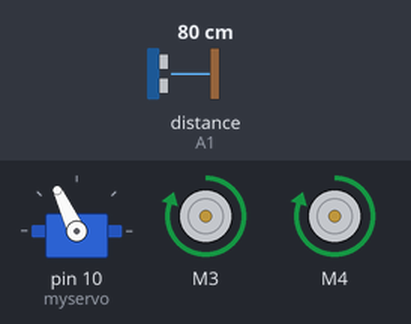
A sketch run on a simulated Arduino Uno, built with avr-gcc and run on an emulated ATmega328P. Parts: servo, 2 × DC motor (green arrow = forward, orange = backward, longer = faster). Inputs (shaded band) come from the test bench; at power-on: distance to the obstacle (sensor on A1) 80 cm. The echo pulse lasts 58.3 µs per cm.

Above: at 4.0 s.
4.1 s: distance to the obstacle (sensor on A1) set to 27 cm
5.6 s: distance to the obstacle (sensor on A1) set to 23 cm
At 7.4 s:
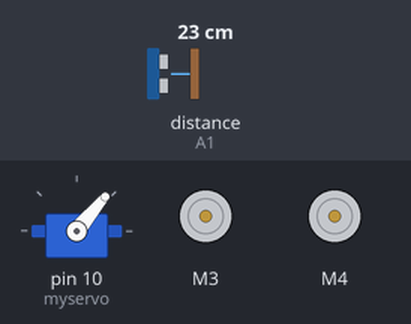
8.6 s: distance to the obstacle (sensor on A1) set to 35 cm
At 9.1 s:
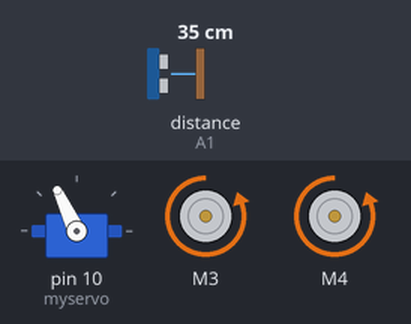
11.5 s: distance to the obstacle (sensor on A1) set to 2 cm
At 14.0 s:
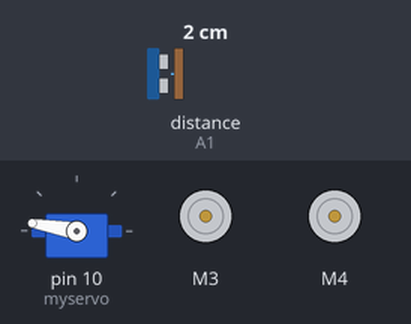
14.5 s: distance to the obstacle (sensor on A1) set to 60 cm
At 15.17 s:
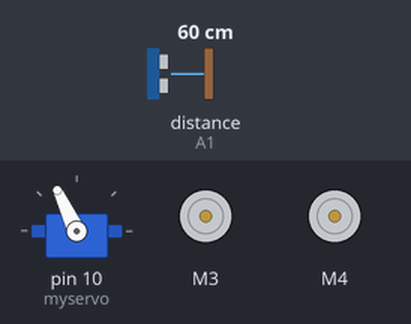
Timing chart, 0 to 17.5 s (numbered marks = the images above; inputs shaded):
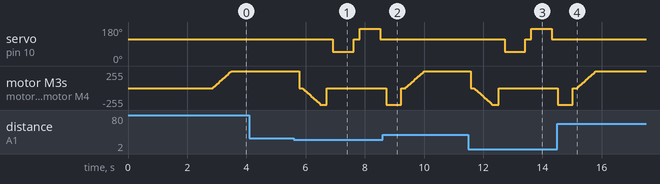

The sketch:

ARDUINO_OBSTACLE_AVOIDING_CAR.ino
```cpp
//ARDUINO OBSTACLE AVOIDING CAR Video - https://youtu.be/h-B42_HXL00//
// Before uploading the code you have to install the necessary library//
//AFMotor Library https://learn.adafruit.com/adafruit-motor-shield/library-install //
//NewPing Library https://github.com/eliteio/Arduino_New_Ping.git //
//Servo Library https://github.com/arduino-libraries/Servo.git //

#include <AFMotor.h>
#include <NewPing.h>
#include <Servo.h>

#define TRIG_PIN A0
#define ECHO_PIN A1
#define MAX_DISTANCE 50
#define MAX_SPEED 255 // sets speed of DC  motors
#define MAX_SPEED_OFFSET 20


NewPing sonar(TRIG_PIN, ECHO_PIN, MAX_DISTANCE);
AF_DCMotor motor3(3, MOTOR34_64KHZ);
AF_DCMotor motor4(4, MOTOR34_64KHZ);
Servo myservo;

boolean goesForward=false;
int distance = 50;
int speedSet = 0;

void setup() {

  myservo.attach(10);
  myservo.write(115);
  delay(2000);
  distance = readPing();
  delay(100);
  distance = readPing();
  delay(100);
  distance = readPing();
  delay(100);
  distance = readPing();
  delay(100);
}

void loop() {
 int distanceR = 0;
 int distanceL = 0;
 delay(40);

 if(distance<=25)
 {
  moveStop();
  delay(100);
  moveBackward();
  delay(200);
  moveStop();
  delay(200);
  distanceR = lookRight();
  delay(200);
  distanceL = lookLeft();
  delay(200);

  if(distanceR>=distanceL)
  {
    turnRight();
    moveStop();
  }

  else

  {
    turnLeft();
    moveStop();
  }
 }

 else
 {
  moveForward();
 }
 distance = readPing();
}

int lookRight()
{
    myservo.write(50);
    delay(500);
    int distance = readPing();
    delay(100);
    myservo.write(115);
    return distance;
}

int lookLeft()
{
    myservo.write(170);
    delay(500);
    int distance = readPing();
    delay(100);
    myservo.write(115);
    return distance;
    delay(100);
}

int readPing() {
  delay(100);
  int cm = sonar.ping_cm();
  if(cm==0)
  {
    cm = 250;
  }
  return cm;
}

void moveStop() {

  motor3.run(RELEASE);
  motor4.run(RELEASE);
  }

void moveForward() {

 if(!goesForward)
  {
    goesForward=true;
    motor3.run(FORWARD);
    motor4.run(FORWARD);
   for (speedSet = 0; speedSet < MAX_SPEED; speedSet +=2) // slowly bring the speed up to avoid loading down the batteries too quickly
   {
    motor3.setSpeed(speedSet);
    motor4.setSpeed(speedSet);
    delay(5);
   }
  }
}

void moveBackward() {
    goesForward=false;
    motor3.run(BACKWARD);
    motor4.run(BACKWARD);
  for (speedSet = 0; speedSet < MAX_SPEED; speedSet +=2) // slowly bring the speed up to avoid loading down the batteries too quickly
  {
    motor3.setSpeed(speedSet);
    motor4.setSpeed(speedSet);
    delay(5);
  }
}

void turnRight() {
  motor3.run(BACKWARD);
  motor4.run(BACKWARD);
  delay(500);
  motor3.run(FORWARD);
  motor4.run(FORWARD);
}

void turnLeft() {
  motor3.run(FORWARD);
  motor4.run(FORWARD);
  delay(500);
  motor3.run(FORWARD);
  motor4.run(FORWARD);
}
```

Measured:
- the behaviour switches between 26 and 25 cm on distance to the obstacle (sensor on A1) (found by bisection; images 0 and 1)
- after the input at 4.1 s, every drawn part: stays the same
- after the input at 5.6 s, servo on pin 10 (myservo): 115° → 50° after 1.3 s, → 115° 0.70 s later, → 170° 0.20 s later, → 115° 0.70 s later
- after the input at 8.6 s, servo on pin 10 (myservo): stays 115° (without the input it goes to 50° after 1.9 s)
- after the input at 11.5 s, servo on pin 10 (myservo): 115° → 50° after 1.2 s, → 115° 0.70 s later, → 170° 0.20 s later, → 115° 0.70 s later
- after the input at 14.5 s, servo on pin 10 (myservo): stays 115° (without the input it goes to 50° after 1.8 s)
